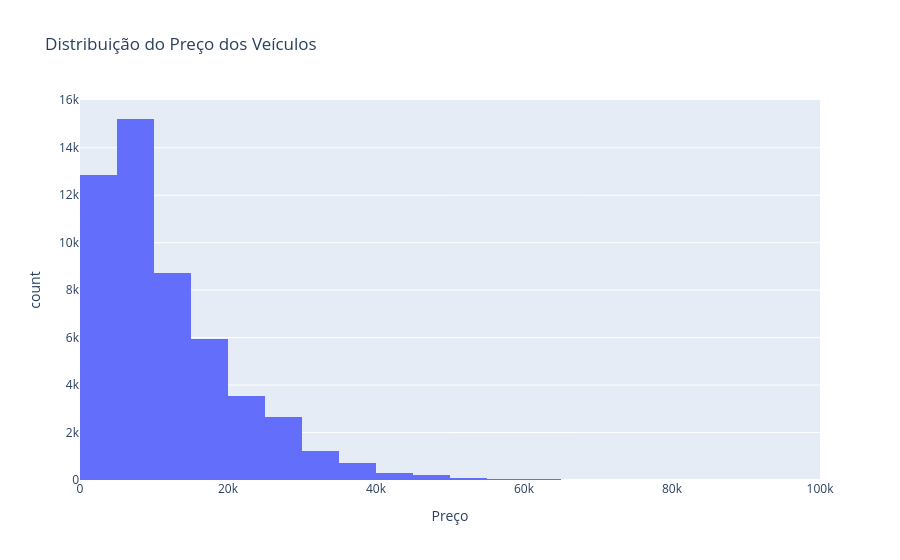

Here is the notebook cell this chart was saved with:
### Markdown cell above
4. Criação de Histograma

### Code cell
# Histograma da distribuição de preço dos veículos
fig_hist = px.histogram(
    car_data,
    x='price',
    nbins=100,
    range_x=[0, 100000],
    labels={'price': 'Preço', 'count': 'Quantidade de Veículos'},
    title='Distribuição do Preço dos Veículos',
)
fig_hist.show()

### Figure 1 — Plotly figure (JSON) as saved in the notebook; plotly's stock layout.template omitted (floating-point values rounded to 4 significant figures; data arrays with more than 128 entries replaced by an {"elided": "..."} marker saying what was removed)
{"data": [{"bingroup": "x", "hovertemplate": "Preço=%{x}<br>count=%{y}<extra></extra>", "legendgroup": "", "marker": {"color": "#636efa", "pattern": {"shape": ""}}, "name": "", "nbinsx": 100, "orientation": "v", "showlegend": false, "type": "histogram", "x": {"elided": "51525 int values"}, "xaxis": "x", "yaxis": "y"}], "layout": {"barmode": "relative", "legend": {"tracegroupgap": 0}, "title": {"text": "Distribuição do Preço dos Veículos"}, "xaxis": {"anchor": "y", "domain": [0, 1], "range": [0, 100000], "title": {"text": "Preço"}}, "yaxis": {"anchor": "x", "domain": [0, 1], "title": {"text": "count"}}}}
